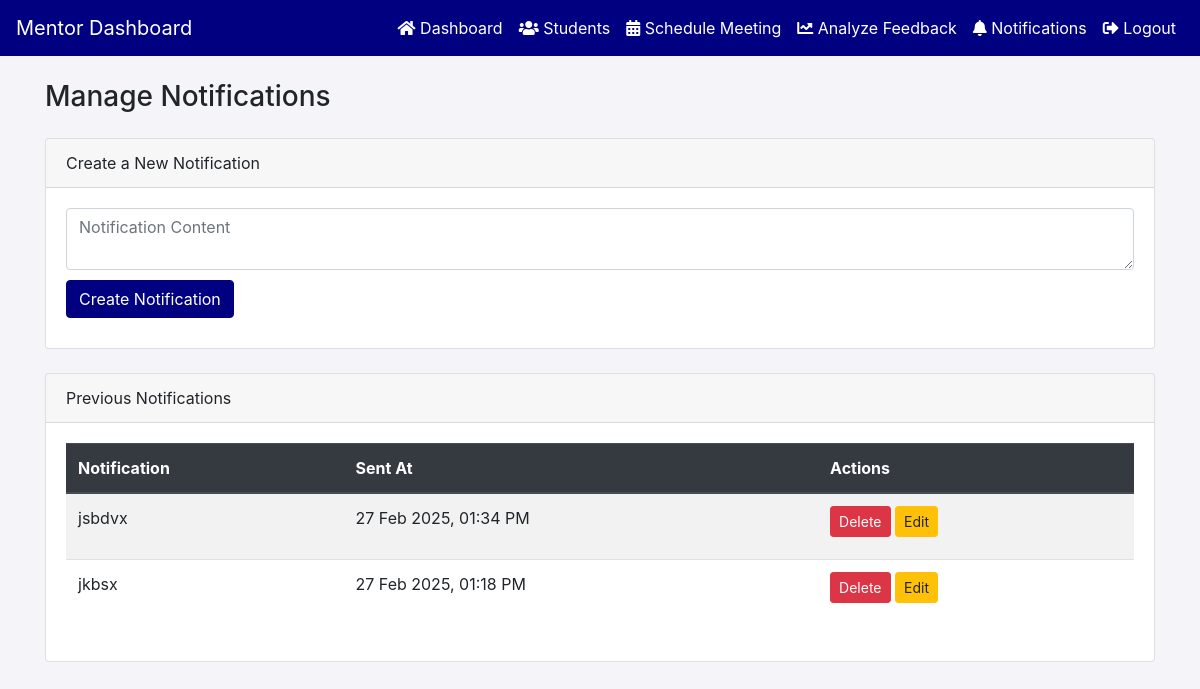
The app's page /aa.php (signed in) with its own data.
### tables this page shows
CREATE TABLE `notifications` (
  `notification_id` int(11) NOT NULL,
  `user_id` int(11) NOT NULL,
  `message` text NOT NULL,
  `notification_type` enum('meeting','feedback','general') DEFAULT NULL,
  `sent_at` timestamp NOT NULL DEFAULT current_timestamp()
);

### aa.php (the view, shortened to what this page needs)
<?php
require_once 'db_connection.php';
$mentor_id = $_SESSION['user_id'];
$stmt = $conn->prepare("SELECT notification_id, message, sent_at FROM notifications WHERE user_id = ? ORDER BY sent_at DESC");
$stmt->bind_param('i', $mentor_id);
$stmt->execute();
$notifications = $stmt->get_result();
?>
<!DOCTYPE html>
<html lang="en">
<head>
    <link rel="stylesheet" href="https://maxcdn.bootstrapcdn.com/bootstrap/4.5.2/css/bootstrap.min.css">
    <link rel="stylesheet" href="https://cdnjs.cloudflare.com/ajax/libs/font-awesome/5.15.4/css/all.min.css">
</head>
<body>
<nav class="navbar navbar-expand-lg navbar-dark">
    <a class="navbar-brand" href="#">Mentor Dashboard</a>
    <div class="collapse navbar-collapse" id="navbarNav">
        <ul class="navbar-nav ml-auto">
            <li class="nav-item">
                <a class="nav-link" href="mentor_dashboard.php"><i class="fas fa-home"></i> Dashboard</a>
            </li>
            <li class="nav-item">
                <a class="nav-link" href="view_students.php"><i class="fas fa-users"></i> Students</a>
            </li>
            <li class="nav-item">
                <a class="nav-link" href="schedule_meeting.php"><i class="fas fa-calendar-alt"></i> Schedule Meeting</a>
            </li>
            <li class="nav-item">
                <a class="nav-link" href="analyze_feedback.php"><i class="fas fa-chart-line"></i> Analyze Feedback</a>
            </li>
            <li class="nav-item">
                <a class="nav-link" href="manage_notifications.php"><i class="fas fa-bell"></i> Notifications</a>
            </li>
            <li class="nav-item">
                <a class="nav-link" href="logout.php"><i class="fas fa-sign-out-alt"></i> Logout</a>
            </li>
        </ul>
    </div>
</nav>
<div class="container mt-4">
    <h3 class="mb-4">Manage Notifications</h3>
    <div class="card mb-4">
        <div class="card-header">Create a New Notification</div>
        <div class="card-body">
            <form method="POST" action="">
                <textarea name="content" class="form-control" placeholder="Notification Content" required></textarea>
                <button type="submit" name="create" class="btn btn-primary">Create Notification</button>
            </form>
        </div>
    </div>
    <div class="card">
        <div class="card-header">Previous Notifications</div>
        <div class="card-body">
            <table class="table table-striped">
                <thead class="thead-dark">
                    <tr>
                        <th>Notification</th>
                        <th>Sent At</th>
                        <th>Actions</th>
                    </tr>
                </thead>
                <tbody>
                    <?php while ($notification = $notifications->fetch_assoc()): ?>
                        <tr>
                            <td><?php echo htmlspecialchars($notification['message']); ?></td>
                            <td><?php echo date('d M Y, h:i A', strtotime($notification['sent_at'])); ?></td>
                            <td>
                                <form method="POST" action="" style="display:inline;">
                                    <button type="submit" name="delete" class="btn btn-danger btn-sm">Delete</button>
                                </form>
                                <button class="btn btn-warning btn-sm" onclick="editNotification(<?php echo $notification['notification_id']; ?>, '<?php echo addslashes($notification['message']); ?>')">Edit</button>
                            </td>
                        </tr>
                    <?php endwhile; ?>
                </tbody>
            </table>
        </div>
    </div>
</div>
</body>
</html>

### aa.php (style rules this page uses)
body { background-color: #f4f4f9; }
.navbar { background-color: navy; }
.navbar-brand, .nav-link { color: white !important; }
.btn-primary { background-color: navy; border-color: navy; }
.form-control, .btn { margin-bottom: 10px; }

### records on screen
notifications: message "jsbdvx", sent_at "27 Feb 2025, 01:34 PM"
notifications: message "jkbsx", sent_at "27 Feb 2025, 01:18 PM"
